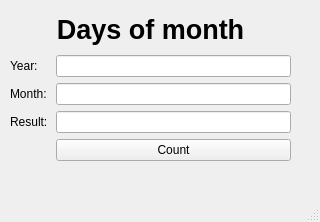
<?xml version="1.0" encoding="UTF-8"?>
<ui version="4.0">
 <class>MainWindow</class>
 <widget class="QMainWindow" name="MainWindow">
  <property name="geometry">
   <rect>
    <x>0</x>
    <y>0</y>
    <width>320</width>
    <height>222</height>
   </rect>
  </property>
  <property name="windowTitle">
   <string>MainWindow</string>
  </property>
  <widget class="QWidget" name="centralwidget">
   <widget class="QWidget" name="verticalLayoutWidget">
    <property name="geometry">
     <rect>
      <x>10</x>
      <y>10</y>
      <width>281</width>
      <height>151</height>
     </rect>
    </property>
    <layout class="QVBoxLayout" name="verticalLayout">
     <item>
      <widget class="QLabel" name="label">
       <property name="font">
        <font>
         <pointsize>20</pointsize>
         <weight>75</weight>
         <bold>true</bold>
        </font>
       </property>
       <property name="text">
        <string>Days of month</string>
       </property>
       <property name="alignment">
        <set>Qt::AlignCenter</set>
       </property>
      </widget>
     </item>
     <item>
      <layout class="QFormLayout" name="formLayout">
       <item row="0" column="0">
        <widget class="QLabel" name="yearLabel">
         <property name="text">
          <string>Year:</string>
         </property>
        </widget>
       </item>
       <item row="0" column="1">
        <widget class="QLineEdit" name="yearLineEdit"/>
       </item>
       <item row="1" column="0">
        <widget class="QLabel" name="monthLabel">
         <property name="text">
          <string>Month: </string>
         </property>
        </widget>
       </item>
       <item row="1" column="1">
        <widget class="QLineEdit" name="monthLineEdit"/>
       </item>
       <item row="2" column="0">
        <widget class="QLabel" name="resultLabel">
         <property name="text">
          <string>Result:</string>
         </property>
        </widget>
       </item>
       <item row="2" column="1">
        <widget class="QLineEdit" name="resultLineEdit"/>
       </item>
       <item row="3" column="1">
        <widget class="QPushButton" name="pushButton">
         <property name="text">
          <string>Count</string>
         </property>
        </widget>
       </item>
      </layout>
     </item>
    </layout>
   </widget>
  </widget>
  <widget class="QMenuBar" name="menubar">
   <property name="geometry">
    <rect>
     <x>0</x>
     <y>0</y>
     <width>320</width>
     <height>22</height>
    </rect>
   </property>
  </widget>
  <widget class="QStatusBar" name="statusbar"/>
 </widget>
 <resources/>
 <connections/>
</ui>
